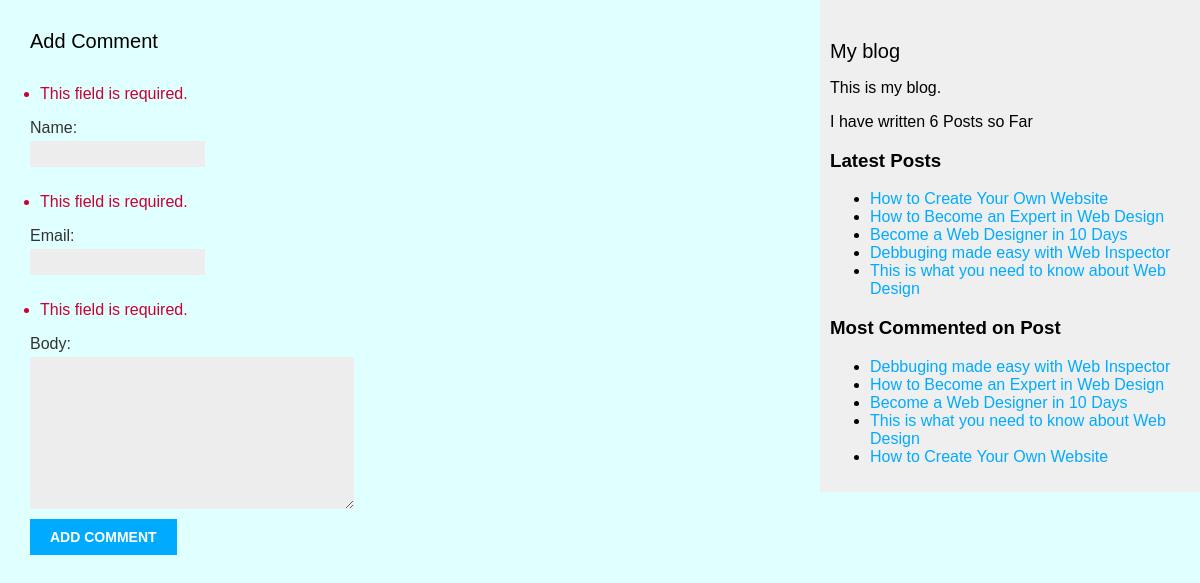
The page /4/comment/ on the database its author committed.
### blog/models.py (models this page shows, shortened)
class Post(models.Model):
    class Status(models.TextChoices):
        DRAFT = 'DF', 'Draft'
        PUBLISHED = 'PB', 'Published'
    title = models.CharField(max_length=250)
    slug = models.SlugField(max_length=250,
                            unique_for_date='publish')
    author = models.ForeignKey(User, on_delete=models.CASCADE, related_name="blog_posts")
    body = models.TextField()
    publish = models.DateTimeField(default=timezone.now)
    created = models.DateTimeField(auto_now_add=True)
    updated = models.DateTimeField(auto_now=True)
    status = models.CharField(max_length=2,
                              choices=Status.choices,
                              default=Status.DRAFT)
    objects = models.Manager()#Default Manager
    published = PublishedManager()#Our Custom Manager
    tags = TaggableManager()
    class Meta:
        ordering = ['-publish']
        indexes = [
            models.Index(fields=['-publish']),
        ]
    def get_absolute_url(self):
        return reverse('blog:post_detail',
                       args=[self.publish.year,
                             self.publish.month,
                             self.publish.day,
                             self.slug])

### blog/views.py (the view)
# urls.py: path('<int:post_id>/comment/', views.post_comment, name='post_comment'),
def post_comment(request, post_id):
    post = get_object_or_404(Post, id=post_id, status=Post.Status.PUBLISHED)
    comment = None
    form = CommentForm(data=request.POST)
    if form.is_valid():
        comment = form.save(commit=False)
        comment.post = post
        comment.save()
    return render(request, 'blog/post/comment.html',
                            {'post': post,
                             'form': form,
                             'comment': comment})

### blog/forms.py
class CommentForm(forms.ModelForm):
    class Meta:
        model = Comment
        fields = ['name', 'email', 'body']

### blog/models.py (called while the page is built)
    def get_queryset(self):
        return super().get_queryset().filter(status=Post.Status.PUBLISHED)

### blog/templatetags/blog_tags.py (called while the page is built)
@register.simple_tag
def total_posts():
    return Post.published.count()

@register.inclusion_tag('blog/post/latest_posts.html')
def show_latest_posts(count=5):
    latest_posts = Post.published.order_by('-publish')[:count]
    return {'latest_posts': latest_posts}

@register.simple_tag
def get_most_commented_posts(count=5):
    return Post.published.annotate(
               total_comments=Count('comments')
        ).order_by('-total_comments')[:count]

### blog/templates/blog/post/comment.html (shortened to what this page needs)
{% extends "blog/base.html" %}
{% block content %}
{% if comment %}
    <h2>Your comment has been added.</h2>
    <p><a href="{{ post.get_absolute_url }}">Back to the post</a></p>
{% else %}
    {% include "blog/post/includes/comment_form.html" %}
{% endif %}
{% endblock %}

### blog/templates/blog/base.html (shortened to what this page needs)
{% load blog_tags %}
{% load static %}
<!DOCTYPE html>
<html>
<head>
 <link href="{% static "css/blog.css" %}" rel="stylesheet">
</head>
<body>
 <div id="content">
   {% block content %}
   {% endblock %}
 </div>
 <div id="sidebar">
    <h2>My blog</h2>
    <p>This is my blog.</p>
    <p>I have written {% total_posts %} Posts so Far</p>
    <h3>Latest Posts</h3>
    <p>{% show_latest_posts %}</p>
    <h3>Most Commented on Post</h3>
    {% get_most_commented_posts as most_commented_posts %}
    <ul>
      {% for post in most_commented_posts %}
      <li>
        <a href="{{ post.get_absolute_url }}">{{ post.title }}</a>
      </li>
      {% endfor %}
    </ul>
 </div>
</body>
</html>

### blog/templates/blog/post/latest_posts.html
<ul>
    {% for post in latest_posts %}
        <li>
            <a href="{{ post.get_absolute_url }}">{{ post.title }}</a>
        </li>
    {% endfor %}
</ul>

### blog/static/css/blog.css (style rules this page uses)
body { margin:0; padding:0; font-family:helvetica, sans-serif; background-color: lightcyan; }
a { color:#00abff; text-decoration:none; }
h2 { font-weight:normal; margin:30px 0 0; font-size: 20px; }
#content { float:left; width:60%; padding:0 0 0 30px; }
#sidebar { float:right; width:30%; padding:10px; background:#efefef; height:100%; }
label { float:left; clear:both; color:#333; margin-bottom:4px; }
input, textarea { clear:both; float:left; margin:0 0 10px; background:#ededed; border:0; padding:6px 10px; font-size:12px; }
.errorlist { color:#cc0033; float:left; clear:both; padding-left:10px; }

### rows shown on the page
Post: title "How to Create Your Own Website"
Post: title "How to Become an Expert in Web Design"
Post: title "Become a Web Designer in 10 Days"
Post: title "Debbuging made easy with Web Inspector"
Post: title "This is what you need to know about Web Design"
